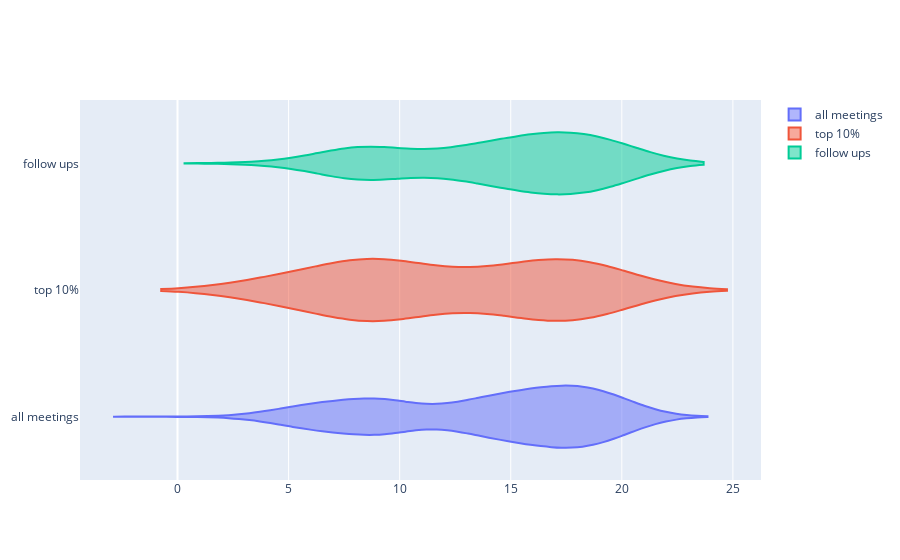

Write notebook code for a chart like this one.
### Code cell
int_corr = go.Figure()
int_corr.add_trace(go.Violin(x=corr_match, name="all meetings"))
int_corr.add_trace(go.Violin(x=corr_10match, name="top 10%"))
int_corr.add_trace(go.Violin(x=corr_followup, name="follow ups"))
int_corr.show()
int_corr_json = plotly.io.to_json(int_corr, validate=True, pretty=True, remove_uids=True, engine=None)

### Figure 1 — Plotly figure (JSON) as saved in the notebook; plotly's stock layout.template omitted (floating-point values rounded to 4 significant figures; data arrays with more than 128 entries replaced by an {"elided": "..."} marker saying what was removed)
{"data": [{"name": "all meetings", "type": "violin", "x": {"elided": "543 int values"}}, {"name": "top 10%", "type": "violin", "x": [20, 19, 19, 19, 19, 19, 19, 18, 18, 18, 18, 18, 17, 17, 17, 17, 16, 16, 16, 16, 16, 15, 14, 14, 13, 13, 13, 13, 10, 10, 10, 10, 10, 10, 9, 9, 9, 9, 9, 8, 8, 8, 8, 8, 8, 8, 8, 6, 6, 5, 4, 4, 4, 4]}, {"name": "follow ups", "type": "violin", "x": [20, 20, 20, 20, 20, 20, 20, 20, 20, 20, 20, 19, 19, 19, 19, 19, 19, 18, 18, 18, 18, 18, 18, 18, 18, 18, 18, 17, 17, 17, 17, 17, 17, 17, 17, 17, 17, 17, 17, 16, 16, 16, 16, 16, 16, 16, 16, 15, 15, 15, 15, 15, 15, 15, 14, 14, 14, 14, 14, 13, 13, 13, 13, 13, 13, 13, 13, 12, 12, 11, 10, 10, 9, 9, 9, 9, 9, 9, 9, 9, 9, 8, 8, 8, 8, 8, 8, 8, 7, 7, 7, 7, 6, 4]}], "layout": {}}
